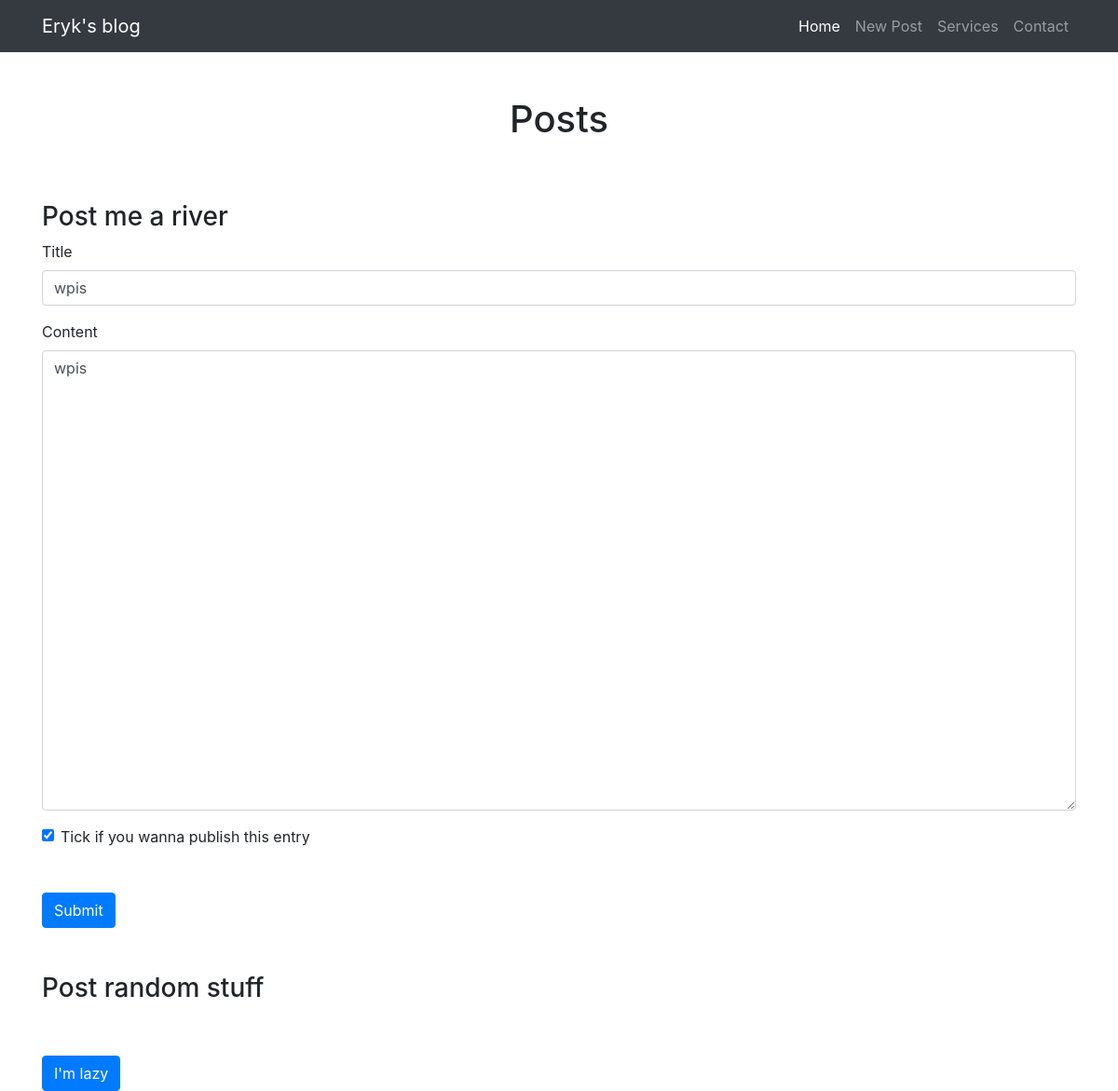
Page /edit-post/35 on the committed database.
### blog/models.py (models this page shows)
class Entry(db.Model):
    id = db.Column(db.Integer, primary_key=True)
    title = db.Column(db.String(80), nullable=False)
    body = db.Column(db.Text, nullable=False)
    pub_date = db.Column(db.DateTime, nullable=False,
        default=datetime.datetime.utcnow)
    is_published = db.Column(db.Boolean, default=False)

### blog/routes.py (the view)
@app.route("/edit-post/<int:entry_id>", methods=["GET", "POST"])
def edit_entry(entry_id):
   entry = Entry.query.filter_by(id=entry_id).first_or_404()
   form = EntryForm(obj=entry)
   errors = None
   if request.method == 'POST':
       if form.validate_on_submit():
           form.populate_obj(entry)
           db.session.commit()
       else:
           errors = form.errors
   return render_template("entry_form.html", form=form, errors=errors)

### blog/forms.py
class EntryForm(FlaskForm):
    title = StringField('Title', validators=[DataRequired()])
    body = TextAreaField('Content', validators=[DataRequired()])
    is_published = BooleanField('Is published?')

### blog/templates/entry_form.html (shortened to what this page needs)
{% extends "index.html" %}
{% block content %}
<h3 class="mt-5">Post me a river</h3>
<form method="POST" action="/create">
    <div class="form-group">
        <label for="title">Title</label>
        {{ form.title(class_="form-control") }}
    </div>
    <div class="form-group">
        <label for="body">Content</label>
        {{ form.body(class_="form-control", cols="100", rows="20") }}
    </div>
    <div class="form-check">
        {{ form.is_published(class_="form-check-input") }}
        <label class="form-check-label" for="is_published">Tick if you wanna publish this entry</label>
    </div>
    <button type="submit" class="btn btn-primary mt-5">Submit</button>
</form>
<h3 class="mt-5">Post random stuff</h3>
<form method="POST" action="/random">
    <button type="submit" class="btn btn-primary mt-5">I'm lazy</button>
</form>
{% endblock %}

### rows in the picture
Entry: title "wpis", body "wpis", is_published "☑"
